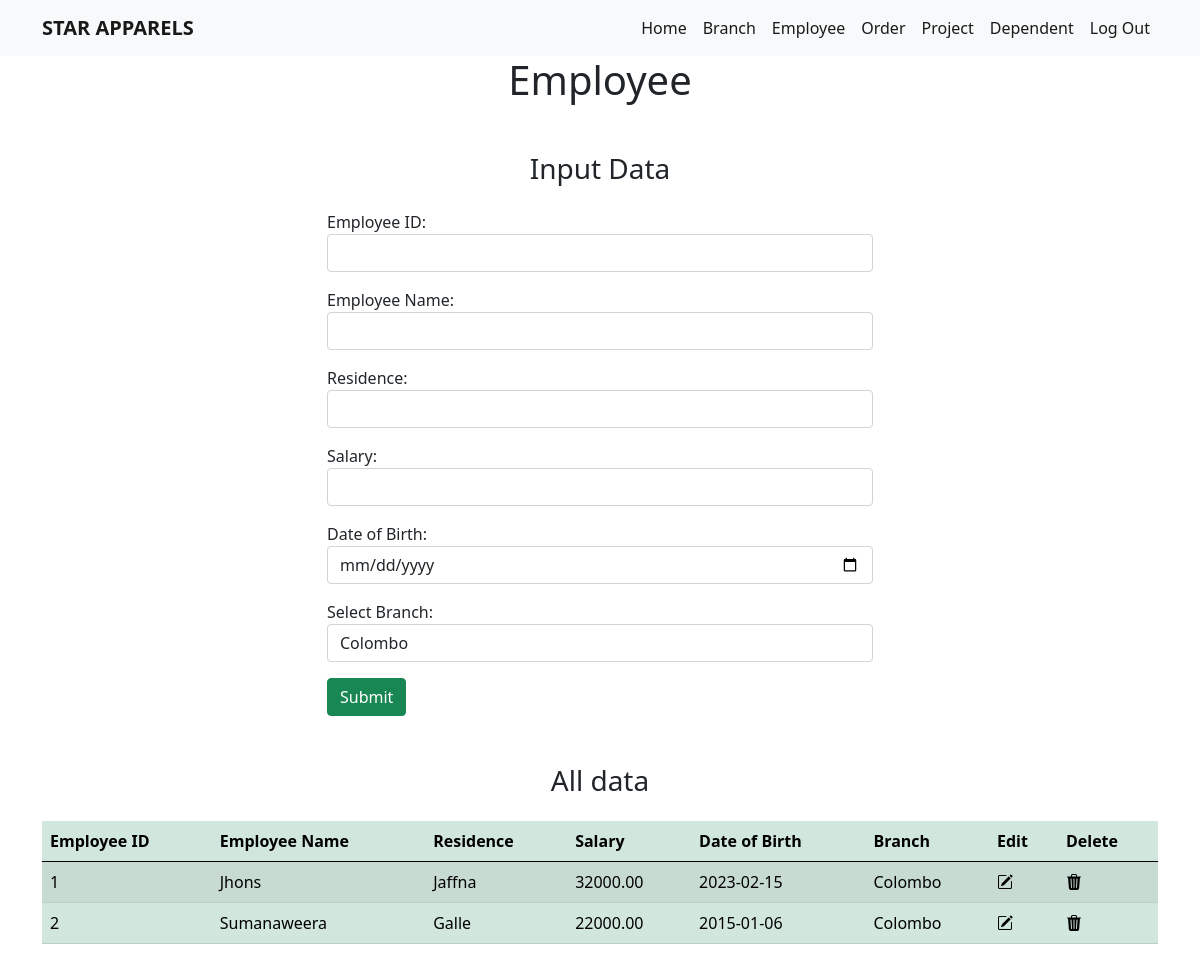
The page /employee.php (signed in) on the database its author committed.
### tables this page shows
CREATE TABLE `employee` (
  `EmployeeID` int(11) NOT NULL,
  `Name` varchar(255) DEFAULT NULL,
  `Residence` varchar(255) DEFAULT NULL,
  `Salary` decimal(10,2) DEFAULT NULL,
  `DateOfBirth` date DEFAULT NULL,
  `BranchID` int(11) DEFAULT NULL
);

CREATE TABLE `branch` (
  `BranchName` varchar(255) NOT NULL,
  `BranchID` int(11) DEFAULT NULL,
  `PhoneNumber` varchar(20) DEFAULT NULL
);

### employee.php (the view, shortened to what this page needs)
<?php
include 'header.php';
?>
<!DOCTYPE html>
<html lang="en">
<head>
</head>
<body>
  <?php
  include 'nav.php';
  ?>
  <h1 class="text-center text-capitalize mb-5">Employee</h1>
  <div class="container">
    <h3 class="text-center mb-4">Input Data</h3>
    <div class="row">
      <div class="col col-12 col-md-6 m-auto">
        <form action="employee-submit.php" method="post">
          <div class="form-group mb-3">
            <label for="name">Employee ID:</label>
            <input type="text" class="form-control" id="id" name="id" required>
          </div>
          <div class="form-group mb-3">
            <label for="name">Employee Name:</label>
            <input type="text" class="form-control" id="name" name="name" required>
          </div>
          <div class="form-group mb-3">
            <label for="residence">Residence:</label>
            <input type="text" class="form-control" id="residence" name="residence" required>
          </div>
          <div class="form-group mb-3">
            <label for="salary">Salary:</label>
            <input type="number" class="form-control" id="salary" name="salary" required>
          </div>
          <div class="form-group mb-3">
            <label for="dateOfBirth">Date of Birth:</label>
            <input type="date" class="form-control" id="dateOfBirth" name="dateOfBirth" required>
          </div>
          <div class="form-group mb-3">
            <label for="branchID">Select Branch:</label>
            <select class="form-control" id="branchID" name="branchID">
              <?php
              include 'db.php';
              $sql = "SELECT BranchID, BranchName FROM Branch";
              $result = $conn->query($sql);
              if ($result->num_rows > 0) {
                while ($row = $result->fetch_assoc()) {
                  echo "<option value='" . $row["BranchID"] . "'>" . $row["BranchName"] . "</option>";
                }
              } else {
                echo "<option value=''>No branches found</option>";
              }
              ?>
            </select>
          </div>
          <button type="submit" class="btn btn-success">Submit</button>
        </form>
      </div>
    </div>
  </div>
  <div class="container mt-5">
    <h3 class="text-center mb-4">All data</h3>
    <table class="table table-success table-striped table-hover">
      <thead>
        <tr>
          <th>Employee ID</th>
          <th>Employee Name</th>
          <th>Residence</th>
          <th>Salary</th>
          <th>Date of Birth</th>
          <th>Branch</th>
          <th>Edit</th>
          <th>Delete</th>
        </tr>
      </thead>
      <tbody>
        <?php
        include 'db.php';
        $sql = "SELECT Employee.EmployeeID, Employee.Name, Employee.Residence, Employee.Salary, Employee.DateOfBirth, Branch.BranchName
                        FROM Employee
                        LEFT JOIN Branch ON Employee.BranchID = Branch.BranchID";
        $result = $conn->query($sql);
        if ($result->num_rows > 0) {
          while ($row = $result->fetch_assoc()) {
            echo "<tr>";
            echo "<td>" . $row["EmployeeID"] . "</td>";
            echo "<td>" . $row["Name"] . "</td>";
            echo "<td>" . $row["Residence"] . "</td>";
            echo "<td>" . $row["Salary"] . "</td>";
            echo "<td>" . $row["DateOfBirth"] . "</td>";
            echo "<td>" . $row["BranchName"] . "</td>";
            echo '<td><a href="employee-edit-form.php?employeeID=' . $row["EmployeeID"] . '&name=' . $row["Name"] . '&residence=' . $row["Residence"] . '&salary=' . $row["Salary"] . '&dateOfBirth=' . $row["DateOfBirth"] . '"><i class="bi bi-pencil-square"></i></a></td>';
            echo '<td><a href="employee-delete.php?employeeID=' . $row["EmployeeID"] . '"><i class="bi bi-trash3-fill"></i></a></td>';
            echo "</tr>";
          }
        } else {
          echo "<tr><td colspan='6'>No employees found.</td></tr>";
        }
        ?>
      </tbody>
    </table>
  </div>
</body>
</html>

### header.php (shortened to what this page needs)
<!DOCTYPE html>
<html lang="en">
<head>
  <link href="https://cdn.jsdelivr.net/npm/bootstrap@5.0.2/dist/css/bootstrap.min.css" rel="stylesheet">
  <link rel="stylesheet" href="https://cdn.jsdelivr.net/npm/bootstrap-icons@1.11.1/font/bootstrap-icons.css">
</head>
<body>
</body>
</html>

### nav.php (shortened to what this page needs)
<?php
include 'header.php';
?>
<!DOCTYPE html>
<html lang="en">
<head>
</head>
<body>
  <nav class="navbar navbar-expand-lg navbar-light bg-light">
    <div class="container">
      <a class="navbar-brand text-uppercase fw-bold" href="#">Star Apparels</a>
      <div class="collapse navbar-collapse" id="navbarSupportedContent">
        <ul class="navbar-nav ms-auto mb-2 mb-lg-0">
          <li class="nav-item">
            <a class="nav-link active" aria-current="page" href="index.php">Home</a>
          </li>
          <li class="nav-item">
            <a class="nav-link active" aria-current="page" href="branch.php">Branch</a>
          </li>
          <li class="nav-item">
            <a class="nav-link active" aria-current="page" href="employee.php">Employee</a>
          </li>
          <li class="nav-item">
            <a class="nav-link active" aria-current="page" href="order.php">Order</a>
          </li>
          <li class="nav-item">
            <a class="nav-link active" aria-current="page" href="project.php">Project</a>
          </li>
          <li class="nav-item">
            <a class="nav-link active" aria-current="page" href="dependent.php">Dependent</a>
          </li>
          <li class="nav-item">
            <a class="nav-link active" aria-current="page" href="logout.php">Log Out</a>
          </li>
        </ul>
      </div>
    </div>
  </nav>
</body>
</html>

### nav.php (style rules this page uses)
a { color: unset; }

### rows shown on the page
employee: EmployeeID "1", Name "Jhons", Residence "Jaffna", Salary "32000.00", DateOfBirth "2023-02-15", branch.BranchName "Colombo"
employee: EmployeeID "2", Name "Sumanaweera", Residence "Galle", Salary "22000.00", DateOfBirth "2015-01-06", branch.BranchName "Colombo"

### other values the page prints
form field branchID "Colombo"
